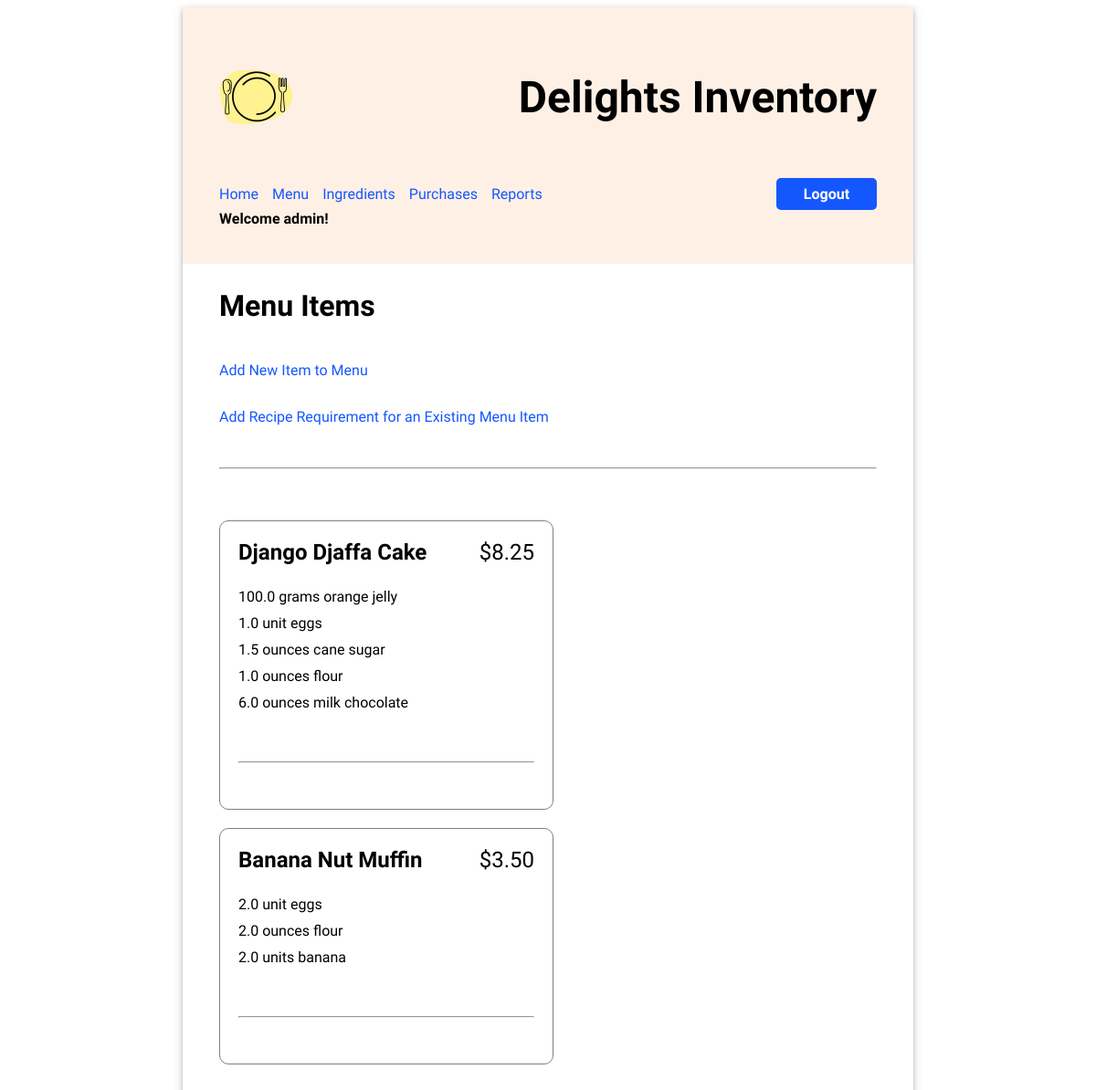
The app's page /menu/ (signed in), older data.
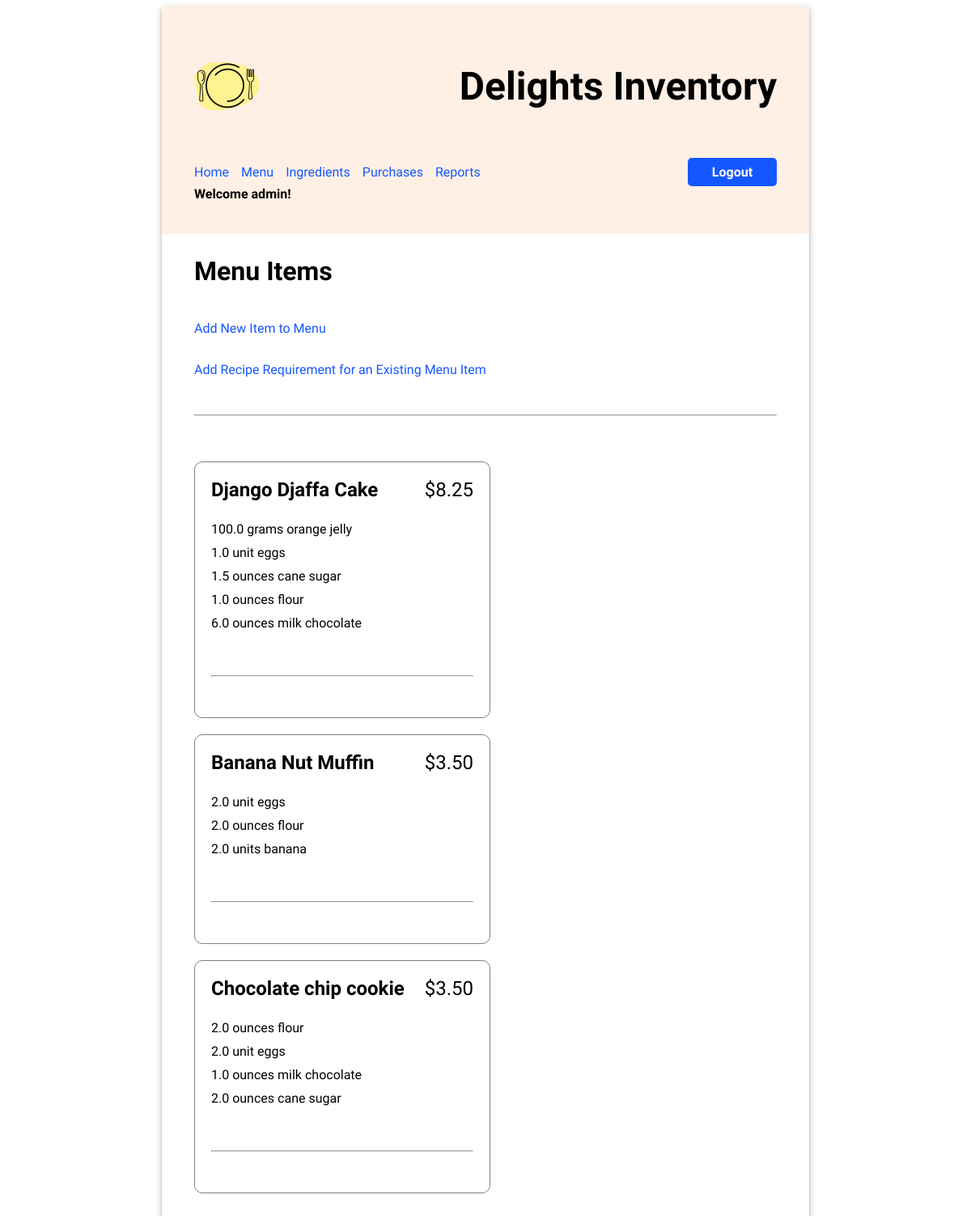
The same page, newer data.
### inventory/models.py (models this page shows, shortened)
class MenuItem(models.Model):
    title = models.CharField(max_length=200)
    price = models.FloatField(default=0)

class RecipeRequirement(models.Model):
    menu_item = models.ForeignKey(MenuItem, on_delete=models.CASCADE)
    ingredient = models.ForeignKey(Ingredient, on_delete=models.CASCADE)
    quantity = models.FloatField(default=0)

class Ingredient(models.Model):
    name = models.CharField(max_length=200)
    quantity = models.FloatField(default=0)
    unit = models.CharField(max_length=200)
    unit_price = models.FloatField(default=0)

### inventory/views.py (the view)
# urls.py: path('menu/', views.MenuItemsView.as_view(), name="menu"),
class MenuItemsView(LoginRequiredMixin,ListView):
    model = MenuItem
    template_name = "inventory/view_menu_items.html"

### inventory/templates/inventory/view_menu_items.html (shortened to what this page needs)
{% extends 'base.html' %}
{% load static %}
{% block content %}
<h2>Menu Items</h2>
<p><a href="{% url 'add_menu_item' %}">Add New Item to Menu</a></p>
<p><a href="{% url 'add_recipe_requirement' %}">Add Recipe Requirement for an Existing Menu Item</a></p>
<hr/>
<ul class="menu-items">
    {% for menu_item in object_list %}
        <li>
            <div class="menu-item-header">
                <div class="menu-item-title">{{ menu_item.title }}</div>
                <div class="menu-item-price">${{ menu_item.price|stringformat:".2f" }}</div>
            </div>
            <ul class="menu-item-ingredients">
                {% for recipe_requirement in menu_item.reciperequirement_set.all %}
                <li>{{ recipe_requirement.quantity }} {{recipe_requirement.ingredient.unit }} {{ recipe_requirement.ingredient.name }}</li>
                {% endfor %}
            </ul>
            <hr/>
        </li>
    {% endfor %}
</ul>
{% endblock %}

Row changes from the older to the newer data that the page shows:
added MenuItem: title "Chocolate chip cookie", price "3.50"
added RecipeRequirement: quantity "2.0", ingredient.unit "ounces", ingredient.name "flour", shown under "Chocolate chip cookie"
added RecipeRequirement: quantity "2.0", ingredient.unit "unit", ingredient.name "eggs", shown under "Chocolate chip cookie"
added RecipeRequirement: quantity "1.0", ingredient.unit "ounces", ingredient.name "milk chocolate", shown under "Chocolate chip cookie"
added RecipeRequirement: quantity "2.0", ingredient.unit "ounces", ingredient.name "cane sugar", shown under "Chocolate chip cookie"
